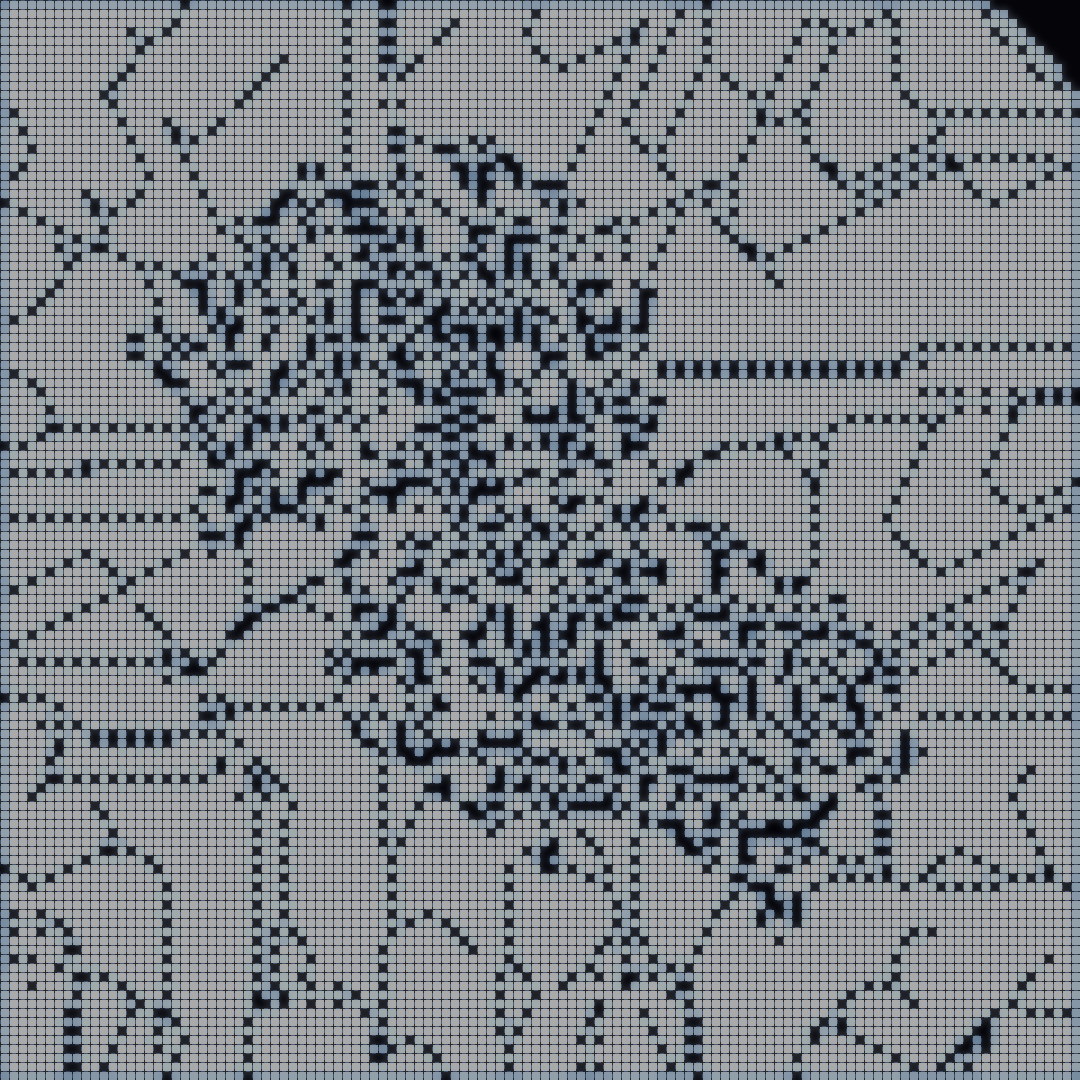

The Python source for this figure:
from PIL import Image, ImageDraw, ImageFilter
import numpy as np
import random
import math

# Canvas dimensions
WIDTH, HEIGHT = 1080, 1080

# Initialize with multiple seed points
def initialize_grid(size):
    grid = np.zeros((size, size), dtype=int)
    # Create multiple growth centers
    num_seeds = 5
    for _ in range(num_seeds):
        cx = random.randint(size//4, 3*size//4)
        cy = random.randint(size//4, 3*size//4)
        # Dense seed cluster
        for dx in range(-3, 4):
            for dy in range(-3, 4):
                if dx*dx + dy*dy <= 9:  # Circular seed
                    x, y = cx + dx, cy + dy
                    if 0 <= x < size and 0 <= y < size:
                        grid[x, y] = 1
    return grid

# Modified rules for more interesting patterns
def evolve(grid, generation):
    new_grid = np.zeros_like(grid)
    rows, cols = grid.shape
    
    for i in range(rows):
        for j in range(cols):
            # Count neighbors in different ranges
            neighbors_close = 0
            neighbors_far = 0
            
            for di in range(-2, 3):
                for dj in range(-2, 3):
                    if di == 0 and dj == 0:
                        continue
                    ni, nj = i + di, j + dj
                    if 0 <= ni < rows and 0 <= nj < cols:
                        if abs(di) <= 1 and abs(dj) <= 1:
                            neighbors_close += grid[ni, nj]
                        else:
                            neighbors_far += grid[ni, nj]
            
            # Dynamic rules that change over time
            if grid[i, j] == 1:
                # Living cells have different survival conditions
                if generation < 20:
                    # Early: standard Conway rules
                    if neighbors_close in [2, 3]:
                        new_grid[i, j] = 1
                else:
                    # Later: more forgiving, allows patterns to persist
                    if neighbors_close in [2, 3, 4] or neighbors_far >= 3:
                        new_grid[i, j] = 1
            else:
                # Birth conditions
                if neighbors_close == 3 or (neighbors_close == 2 and neighbors_far >= 2):
                    new_grid[i, j] = 1
    
    return new_grid

# Create image with multiple visual layers
def create_image(history):
    # Background with subtle gradient
    img = Image.new('RGB', (WIDTH, HEIGHT), color=(5, 5, 15))
    draw = ImageDraw.Draw(img)
    
    # Add gradient background
    for y in range(HEIGHT):
        intensity = int(10 * (1 - y / HEIGHT))
        draw.line([(0, y), (WIDTH, y)], fill=(intensity, intensity, intensity + 10))
    
    cell_size = WIDTH // len(history[0])
    
    # Create glow effect layer
    glow_img = Image.new('RGB', (WIDTH, HEIGHT), color=(0, 0, 0))
    glow_draw = ImageDraw.Draw(glow_img)
    
    # Layer the history with different visual treatments
    for t, grid in enumerate(history):
        age = t / len(history)
        
        for i in range(grid.shape[0]):
            for j in range(grid.shape[1]):
                if grid[i, j] == 1:
                    x = j * cell_size
                    y = i * cell_size
                    
                    # Calculate local density for color variation
                    density = 0
                    for di in [-1, 0, 1]:
                        for dj in [-1, 0, 1]:
                            ni, nj = i + di, j + dj
                            if 0 <= ni < grid.shape[0] and 0 <= nj < grid.shape[1]:
                                density += grid[ni, nj]
                    
                    # Color based on age and density
                    if t == len(history) - 1:  # Current generation - bright
                        r = min(255, 100 + density * 20)
                        g = min(255, 150 + density * 15)
                        b = min(255, 200 + density * 10)
                    else:  # History - fading trails
                        fade = age * 0.7
                        r = int(30 + fade * 50 * density / 9)
                        g = int(50 + fade * 80 * density / 9)
                        b = int(100 + fade * 100 * density / 9)
                    
                    # Draw with soft edges
                    if t == len(history) - 1:
                        # Current cells - solid with slight glow
                        draw.rectangle(
                            [x + 1, y + 1, x + cell_size - 1, y + cell_size - 1],
                            fill=(r, g, b)
                        )
                        # Add to glow layer
                        glow_draw.ellipse(
                            [x - 2, y - 2, x + cell_size + 2, y + cell_size + 2],
                            fill=(r//3, g//3, b//3)
                        )
                    else:
                        # Historical cells - smaller, translucent effect
                        offset = int((1 - age) * 2)
                        draw.ellipse(
                            [x + offset, y + offset, 
                             x + cell_size - offset, y + cell_size - offset],
                            fill=(r, g, b)
                        )
    
    # Apply glow effect
    glow_img = glow_img.filter(ImageFilter.GaussianBlur(radius=3))
    
    # Composite glow under main image
    final = Image.new('RGB', (WIDTH, HEIGHT))
    final.paste(img, (0, 0))
    final = Image.blend(final, glow_img, 0.5)
    
    return final

# Main generation
grid_size = 120  # Slightly larger cells
grid = initialize_grid(grid_size)

# Evolve with periodic perturbations
history = []
for generation in range(80):
    history.append(grid.copy())
    grid = evolve(grid, generation)
    
    # Occasional spontaneous life to prevent stagnation
    if generation % 15 == 0 and generation > 0:
        # Find edges of existing patterns and add new cells
        for i in range(1, grid_size - 1):
            for j in range(1, grid_size - 1):
                if grid[i, j] == 0:
                    neighbors = sum(grid[i+di, j+dj] for di in [-1,0,1] for dj in [-1,0,1])
                    if neighbors == 1 and random.random() < 0.3:
                        grid[i, j] = 1

# Create image using last 40 generations for depth
img = create_image(history[-40:])
img.save('emergence_02.png')
print("Second iteration created: emergence_02.png")